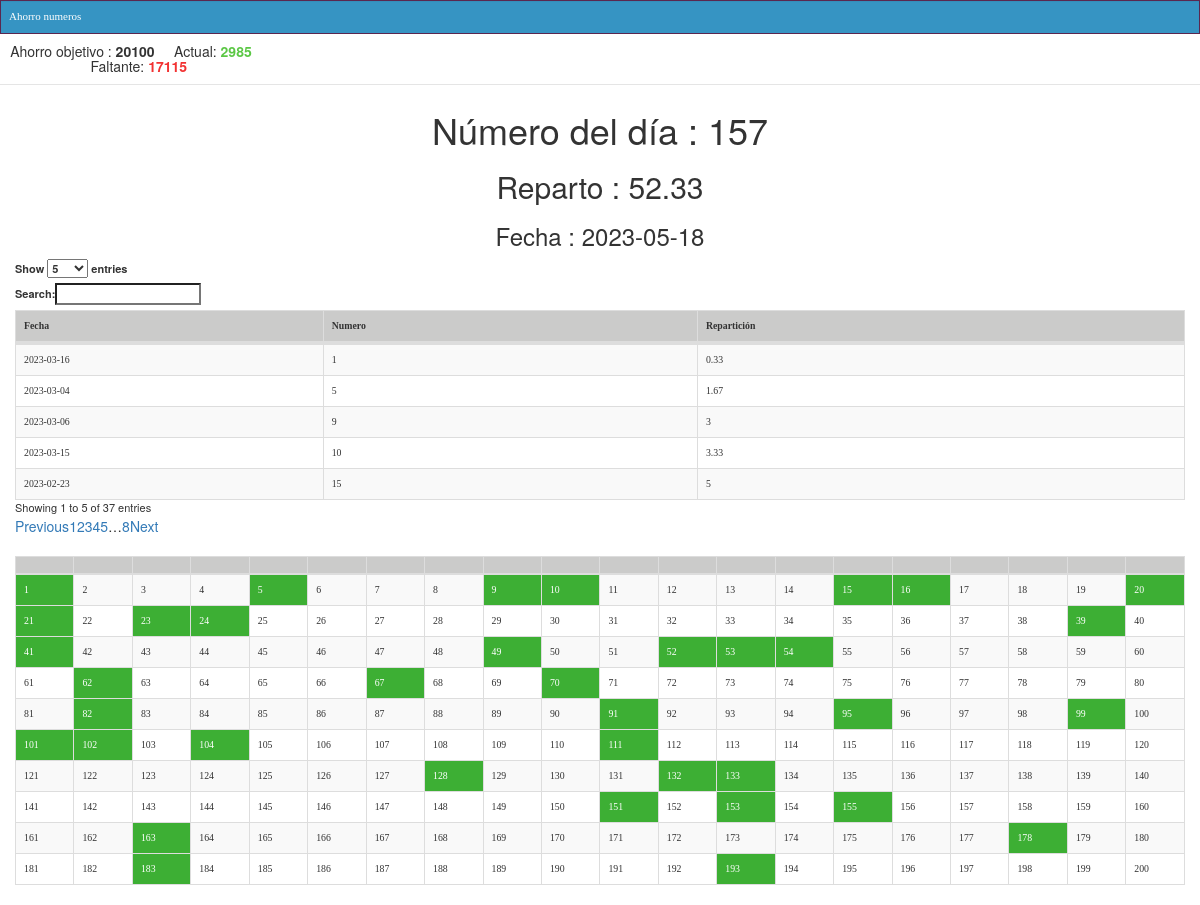
The page / on the database its author committed.
### tables this page shows
CREATE TABLE IF NOT EXISTS `ahorro` (
  `IdMovimiento` int(11) NOT NULL AUTO_INCREMENT,
  `Numero` int(11) DEFAULT 0,
  `Fecha` date DEFAULT curdate(),
  PRIMARY KEY (`IdMovimiento`)
);

### Classes/Catalogo.class.php (called while the page is built, shortened)
<?php
include_once("Conexion.class.php");
class Catalogo {
    public function obtenerLista($consulta) {
        $conexion = new Conexion();
        $conexion->Conectar();
        $query = $conexion->Ejecutar($consulta);
        return $query;
    }
}
?>

### Classes/Conexion.class.php (called while the page is built, shortened)
<?php
class Conexion {
    private $db;
	private $MYSQL_HOST = "localhost";
    private $MYSQL_LOGIN = "root";
    private $MYSQL_PASS = "";
    public function Conectar() {
        $this->db = @mysqli_connect($this->MYSQL_HOST, $this->MYSQL_LOGIN, $this->MYSQL_PASS);
    }
    function Ejecutar($query) {
        $resultado = mysqli_query($this->db,$query);
        return $resultado;
    }
}
?>

### index.php (the view, shortened to what this page needs)
<?php
include_once('./Classes/Catalogo.class.php');
$catalogo = new Catalogo();
$fecha = date("Y-m-d");
?>
<!DOCTYPE html>
<html>
<head>
    <link rel="stylesheet" type="text/css" href="./css/index.css" />
    <link rel="stylesheet" type="text/css" href="./css/estilos.css" />
    <link rel="stylesheet" href="https://maxcdn.bootstrapcdn.com/bootstrap/3.3.7/css/bootstrap.min.css">
    <link rel="stylesheet" href="https://cdnjs.cloudflare.com/ajax/libs/jquery-confirm/3.3.2/jquery-confirm.min.css">
    <link href="./css/bootstrap-select.css" rel="stylesheet">
    <link rel="stylesheet" href="https://use.fontawesome.com/releases/v5.5.0/css/all.css">
    <link rel="stylesheet" href="https://cdnjs.cloudflare.com/ajax/libs/font-awesome/4.7.0/css/font-awesome.min.css">
    <link rel="stylesheet" href="https://cdn.datatables.net/1.10.20/css/dataTables.bootstrap.min.css">
</head>
<body>
  <div class="well well-sm" style="margin-bottom:0px;background-color: #3694c3 !important;">
     <a style="color:#fefefe;" href="javascript:window.location.reload(true)">Ahorro numeros</a>
   </div>
  <?php
  $cons = 'select (SELECT  par1.Valor FROM parametros par1 WHERE par1.Identificador = "ahorro" ) as total ,
			(SELECT par2.Valor FROM parametros par2 WHERE par2.Identificador = "dias" ) as dias ,
            (SELECT SUM(ah1.Numero) total FROM ahorro ah1 ) as total_ahorrado  ';
  $resu= $catalogo->obtenerLista($cons);
  while ($rs = mysqli_fetch_array($resu)){
    $total_ = $rs['total'];
    $total_ahorrado = $rs['total_ahorrado'];
    $falante = $total_ -$total_ahorrado;
  }
  $numeros_yasalieron = array();
  $cons = 'select Numero  from ahorro  ';
  $resu= $catalogo->obtenerLista($cons);
  while ($rs = mysqli_fetch_array($resu)){
    array_push($numeros_yasalieron,$rs['Numero']);
  }
   ?>
<div class="container-fluid">
  <div class="row">
    <div class="row">
      <div class="col-md-3 col-sm-3 col-xs-3 text-center"><h5>Ahorro objetivo : <b><?php echo $total_; ?></b> &nbsp;&nbsp;&nbsp; Actual:  <b style="color: rgb(91, 199, 69);"><?php echo $total_ahorrado; ?>
      </b>  &nbsp;&nbsp;&nbsp; Faltante:  <b style="color: rgb(242, 50, 50);"><?php echo $falante; ?></b>
     </h5></div>
    </div>
    <legend id="AnioTitulo" style="text-align: center;margin-bottom:5px;"></legend>
  <div class="col-md-12 col-sm-12 col-xs-12">
<?php
$numero = 1;
$arrnum = array();
for ($i=1; $i < 11; $i++) {
  for ($j=1; $j <21 ; $j++) {
    if (!in_array($numero, $numeros_yasalieron)) {
      array_push($arrnum, $numero);
    }
    $numero++;
  }
}
$bandera = 0;
if($bandera == 0){
  $valor_dia =  $arrnum[array_rand($arrnum)];
}
$numeros_yasalieron = array();
$cons = 'select Numero  from ahorro  ';
$resu= $catalogo->obtenerLista($cons);
while ($rs = mysqli_fetch_array($resu)){
  array_push($numeros_yasalieron,$rs['Numero']);
}
 ?>
          <div class="row">
            <div class="col-md-12 col-sm-12 col-xs-12">
              <center ><h1>Número del día : <?php echo $valor_dia; ?> </h1></center>
              <center ><h2>Reparto : <?php echo round($valor_dia / 3,2) ?>  </h2></center>
              <center ><h3>Fecha :  <?php echo $fecha; ?></h3></center>
              <table class="table table-striped table-bordered" id="tabla_movimientos" style="width:100%;margin-bottom: 0px !important;font-size: .7em;">
                <thead>
                  <th>Fecha</th>
                  <th>Numero</th>
                  <th>Repartición</th>
                </thead>
                <tbody>
                  <?php
                  $result = $catalogo->obtenerLista(" SELECT *  from  ahorro ah order by Fecha desc ");
                      while ($row = mysqli_fetch_array($result)){
                        echo "<tr>";
                          echo "<td>".$row['Fecha']."</td>";
                          echo "<td>".$row['Numero']."</td>";
                          echo "<td>".round($row['Numero'] / 3,2)."</td>";
                        echo "</tr>";
                      }
                   ?>
                </tbody>
              </table>
            </div>
          </div>
        <br>
          <div class="row">
            <div class="col-md-12 col-sm-12 col-xs-12">
              <table class="table table-striped table-bordered" id="tabla_numeros" style="width:100%;margin-bottom: 0px !important;font-size: .7em;">
                <thead>
                  <th></th>
                  <th></th>
                  <th></th>
                  <th></th>
                  <th></th>
                  <th></th>
                  <th></th>
                  <th></th>
                  <th></th>
                  <th></th>
                  <th></th>
                  <th></th>
                  <th></th>
                  <th></th>
                  <th></th>
                  <th></th>
                  <th></th>
                  <th></th>
                  <th></th>
                  <th></th>
                </thead>
                <tbody>
                  <?php
                  $numero = 1;
                  $color = "";
                  for ($i=1; $i < 11; $i++) {
                    echo "<tr>";
                    for ($j=1; $j <21 ; $j++) {
                      if(in_array($numero, $numeros_yasalieron)){
                        $color = "style='background-color: rgb(61, 175, 52);color:white;'";
                      }else{
                        $color = "";
                      }
                      echo "<td $color >$numero</td>";
                      $numero++;
                    }
                    echo "</tr>";
                  }
                   ?>
                </tbody>
              </table>
            </div>
          </div>
          <br>
  </div>
</div>
</div>
</body>
</html>

### css/estilos.css (style rules this page uses)
body { font-family: 'Muli-Regular'; }
div.well-sm { padding: 9px; }
div.well { min-height: 20px; font-family: 'Muli-SemiBold'; font-size: 11px; padding: 8px; margin-bottom: 20px; background-color: #5a274f; border: 1px solid #5a274f; border-radius: 0px; color: #fefefe; -webkit-box-shadow: inset 0 1px 1px rgba(0,0,0,.05); box-shadow: inset 0 1px 1px rgba(0,0,0,.05); }
table { font-family: 'Muli-Regular'; font-size: 11px; }
thead { background-color: #cbcbca; }

### rows shown on the page
ahorro: Fecha "2023-03-16", Numero "1", $row['Numero']/3 "0.33"
ahorro: Fecha "2023-03-15", Numero "10", $row['Numero']/3 "3.33"
ahorro: Fecha "2023-03-06", Numero "9", $row['Numero']/3 "3"
ahorro: Fecha "2023-03-04", Numero "5", $row['Numero']/3 "1.67"
ahorro: Fecha "2023-02-23", Numero "15", $row['Numero']/3 "5"

### other values the page prints
$total_ "20100"
$total_ahorrado "2985"
$falante "17115"
$valor_dia "157"
$valor_dia / 3 "52.33"
